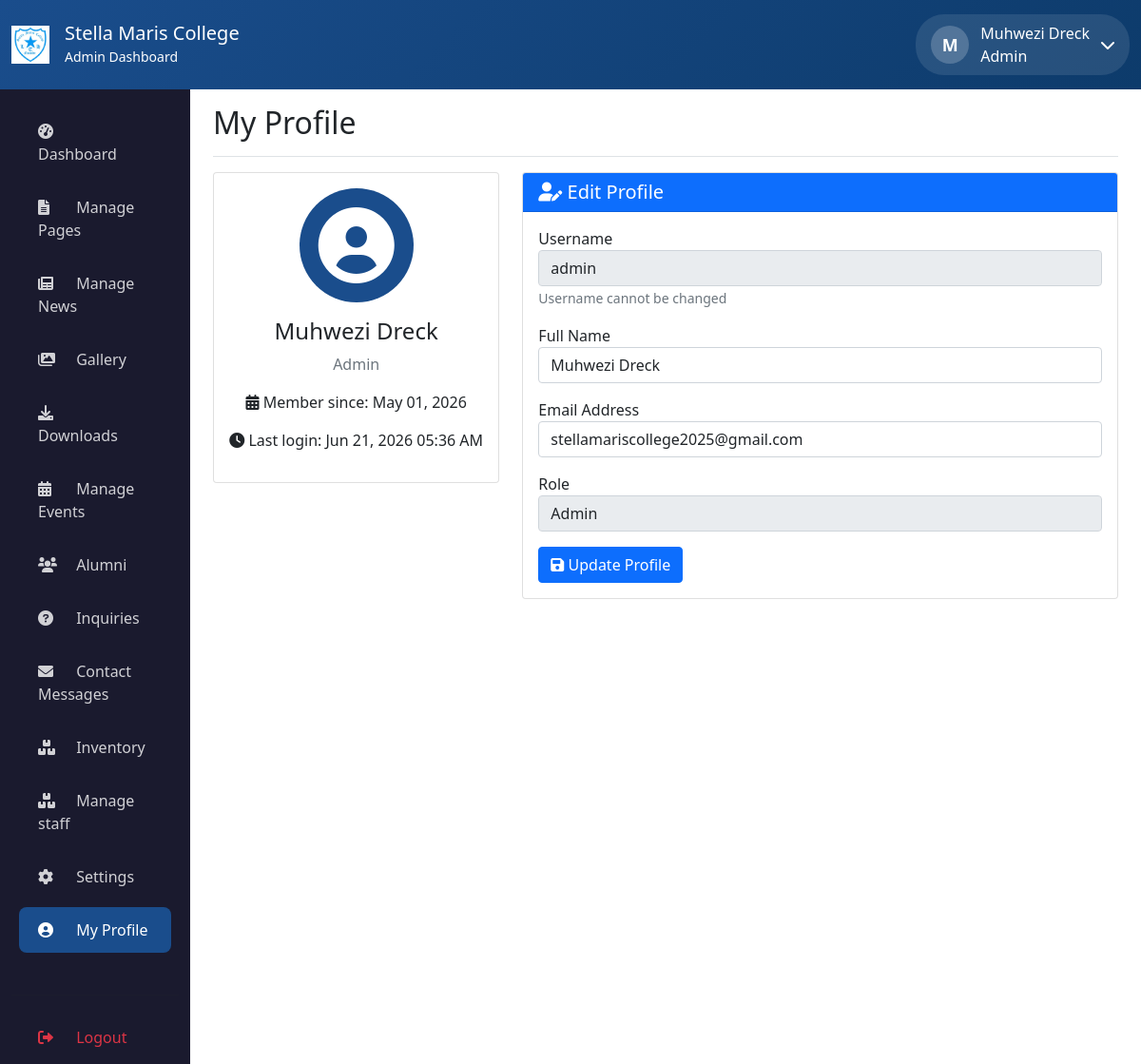
Screenshot of /admin/profile.php (signed in) with the database file from the repository.
### tables this page shows
CREATE TABLE `users` (
  `id` int(11) NOT NULL,
  `username` varchar(50) NOT NULL,
  `email` varchar(100) NOT NULL,
  `password_hash` varchar(255) NOT NULL,
  `full_name` varchar(100) NOT NULL,
  `role` enum('admin','editor') DEFAULT 'editor',
  `profile_image` varchar(255) DEFAULT NULL,
  `last_login` datetime DEFAULT NULL,
  `created_at` timestamp NOT NULL DEFAULT current_timestamp()
);

### admin/profile.php (the view, shortened to what this page needs)
<?php
$db = new Database();
$conn = $db->getConnection();
$stmt = $conn->prepare("SELECT * FROM users WHERE id = ?");
$stmt->execute([$_SESSION['user_id']]);
$user = $stmt->fetch(PDO::FETCH_ASSOC);
?>
<!DOCTYPE html>
<html lang="en">
<head>
    <link href="https://cdn.jsdelivr.net/npm/bootstrap@5.1.3/dist/css/bootstrap.min.css" rel="stylesheet">
    <link rel="stylesheet" href="https://cdnjs.cloudflare.com/ajax/libs/font-awesome/6.0.0/css/all.min.css">
</head>
<body>
    <?php include 'includes/header.php'; ?>
    <div class="container-fluid">
        <div class="row">
            <?php include 'sidebar.php'; ?>
            <main class="col-md-9 col-lg-10 ms-sm-auto px-md-4 admin-main-content">
                <div class="d-flex justify-content-between flex-wrap flex-md-nowrap align-items-center pt-3 pb-2 mb-3 border-bottom">
                    <h1 class="h2">My Profile</h1>
                </div>
                <div class="row">
                    <div class="col-md-4">
                        <div class="card text-center">
                            <div class="card-body">
                                <div class="profile-avatar mb-3">
                                    <i class="fas fa-user-circle" style="font-size: 80px; color: white;"></i>
                                </div>
                                <h4><?php echo htmlspecialchars($user['full_name']); ?></h4>
                                <p class="text-muted"><?php echo ucfirst($user['role']); ?></p>
                                <p><i class="fas fa-calendar-alt"></i> Member since: <?php echo date('M d, Y', strtotime($user['created_at'])); ?></p>
                                <?php if($user['last_login']): ?>
                                <p><i class="fas fa-clock"></i> Last login: <?php echo date('M d, Y h:i A', strtotime($user['last_login'])); ?></p>
                                <?php endif; ?>
                            </div>
                        </div>
                    </div>
                    <div class="col-md-8">
                        <div class="card">
                            <div class="card-header bg-primary text-white">
                                <h5 class="mb-0"><i class="fas fa-user-edit"></i> Edit Profile</h5>
                            </div>
                            <div class="card-body">
                                <form method="POST">
                                    <div class="mb-3">
                                        <label>Username</label>
                                        <input type="text" class="form-control" value="<?php echo htmlspecialchars($user['username']); ?>" disabled>
                                        <small class="text-muted">Username cannot be changed</small>
                                    </div>
                                    <div class="mb-3">
                                        <label>Full Name</label>
                                        <input type="text" name="full_name" class="form-control" value="<?php echo htmlspecialchars($user['full_name']); ?>" required>
                                    </div>
                                    <div class="mb-3">
                                        <label>Email Address</label>
                                        <input type="email" name="email" class="form-control" value="<?php echo htmlspecialchars($user['email']); ?>" required>
                                    </div>
                                    <div class="mb-3">
                                        <label>Role</label>
                                        <input type="text" class="form-control" value="<?php echo ucfirst($user['role']); ?>" disabled>
                                    </div>
                                    <button type="submit" name="update_profile" class="btn btn-primary">
                                        <i class="fas fa-save"></i> Update Profile
                                    </button>
                                </form>
                            </div>
                        </div>
                    </div>
                </div>
            </main>
        </div>
    </div>
</body>
</html>

### admin/profile.php (style rules this page uses)
.profile-avatar { width: 120px; height: 120px; background: #1a4d8c; border-radius: 50%; display: flex; align-items: center; justify-content: center; margin: 0 auto; }

### rows the page displays
users: full_name "Muhwezi Dreck", role "Admin", created_at "May 01, 2026", last_login "Jun 21, 2026 05:36 AM", username "admin", email "stellamariscollege2025@gmail.com"

### other values shown
substr($full_name, 0, 1) "M"
$full_name "Muhwezi Dreck"
$role "Admin"
